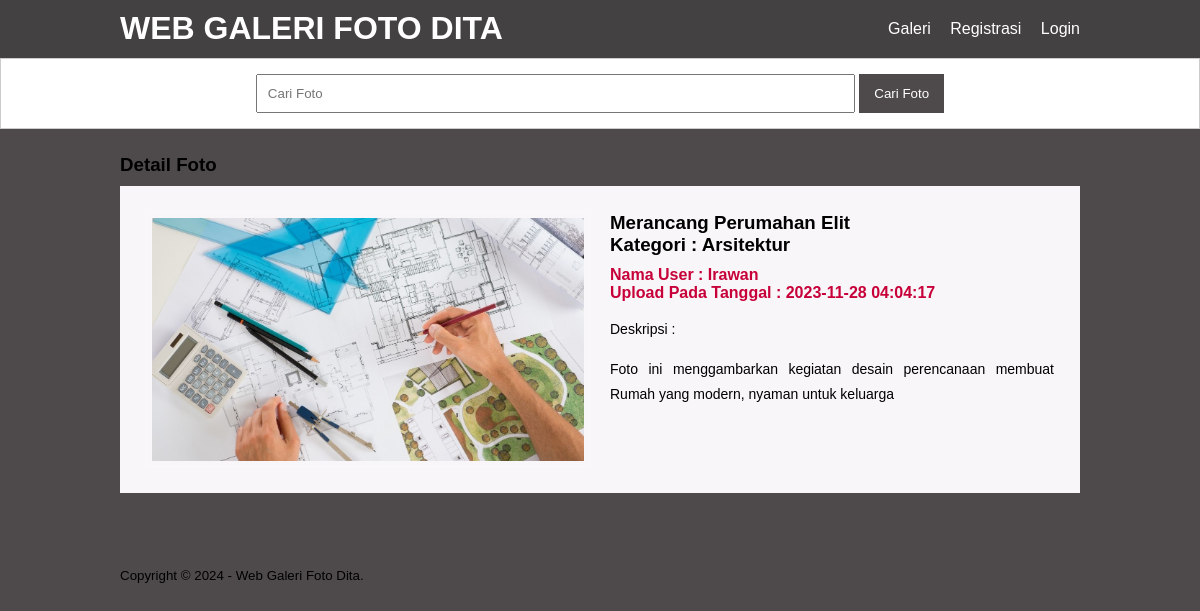
The app's page /detail-image.php?id=35 with its own data.
### tables this page shows
CREATE TABLE `tb_image` (
  `image_id` int(11) NOT NULL,
  `category_id` int(11) NOT NULL,
  `category_name` varchar(100) NOT NULL,
  `admin_id` int(11) NOT NULL,
  `admin_name` varchar(100) NOT NULL,
  `image_name` varchar(100) NOT NULL,
  `image_description` text NOT NULL,
  `image` varchar(100) NOT NULL,
  `image_status` tinyint(1) NOT NULL,
  `date_created` timestamp NOT NULL DEFAULT current_timestamp() ON UPDATE current_timestamp()
);

### detail-image.php (the view, shortened to what this page needs)
<?php
    include 'db.php';
	$produk = mysqli_query($conn, "SELECT * FROM tb_image WHERE image_id = '".$_GET['id']."' ");
	$p = mysqli_fetch_object($produk);
?>
<!DOCTYPE html PUBLIC "-//W3C//DTD XHTML 1.0 Transitional//EN" "http://www.w3.org/TR/xhtml1/DTD/xhtml1-transitional.dtd">
<html xmlns="http://www.w3.org/1999/xhtml">
<head>
<link rel="stylesheet" type="text/css" href="css/style.css">
</head>
<body>
    <header>
        <div class="container">
        <h1><a href="index.php">WEB GALERI FOTO DITA</a></h1>
        <ul>
            <li><a href="galeri.php">Galeri</a></li>
           <li><a href="registrasi.php">Registrasi</a></li>
           <li><a href="login.php">Login</a></li>
        </ul>
        </div>
    </header>
    <div class="search">
        <div class="container">
            <form action="galeri.php">
                <input type="text" name="search" placeholder="Cari Foto" value="<?php echo $_GET['search'] ?>" />
                <input type="submit" name="cari" value="Cari Foto" />
            </form>
        </div>
    </div>
    <div class="section">
        <div class="container">
             <h3>Detail Foto</h3>
            <div class="box">
                <div class="col-2">
                   <img src="foto/<?php echo $p->image ?>" width="100%" />
                </div>
                <div class="col-2">
                   <h3><?php echo $p->image_name ?><br />Kategori : <?php echo $p->category_name  ?></h3>
                   <h4>Nama User : <?php echo $p->admin_name ?><br />
                   Upload Pada Tanggal : <?php echo $p->date_created  ?></h4>
                   <p>Deskripsi :<br />
                        <?php echo $p->image_description ?>
                   </p>
                </div>
            </div>
        </div>
    </div>
    <footer>
        <div class="container">
            <small>Copyright &copy; 2024 - Web Galeri Foto Dita.</small>
        </div>
    </footer>
</body>
</html>

### css/style.css (style rules this page uses)
* { padding:0; margin:0; font-family:'Quicksand', sans-serif; }
body { background-color:#4e4a4c; }
a { color: inherit; text-decoration:none; }
header { background-color: #444143; color: #fff; }
header h1 { float:left; padding:10px 0; }
header ul { float:right; }
header ul li { display:inline-block; }
header ul li a { padding:20px 0 20px 15px; display: inline-block; }
footer { padding:25px 0; }
.container { width: 80%; margin: 0 auto; }
.container:after { content:''; display: block; clear:both; }
.section { padding:25px 0; }
.box { background-color: #f8f6f8; border:1px solid #f8f6f8; padding:15px; box-sizing: border-box; margin:10px 0 25px 0; }
.box:after { content: ''; display: block; clear: both; }
.search { padding:15px 0; background-color: #fff; border:1px solid #ccc; text-align: center; }
.search input[type=text] { width: 60%; padding:10px; }
.search input[type=submit] { padding:12px 15px; background-color: #4e4a4c; color: #fff; border:none; cursor:pointer; }
.col-2 { width: 50%; min-height: 200px; padding:10px; box-sizing: border-box; float: left; }
.col-2 img { border:1px solid #f9f9f9; padding:5px; box-sizing: border-box; }
.col-2 h3 { margin-bottom: 10px; }
.col-2 h4 { color: #C70039; }
.col-2 p { margin:15px 0; text-align: justify; line-height: 25px; font-size: 14px; }

### records on screen
tb_image: image (picture), image_name "Merancang Perumahan Elit", category_name "Arsitektur", admin_name "Irawan", date_created "2023-11-28 04:04:17", image_description "Foto ini menggambarkan kegiatan desain perencanaan membuat Rumah yang modern, nyaman untuk keluarga"
